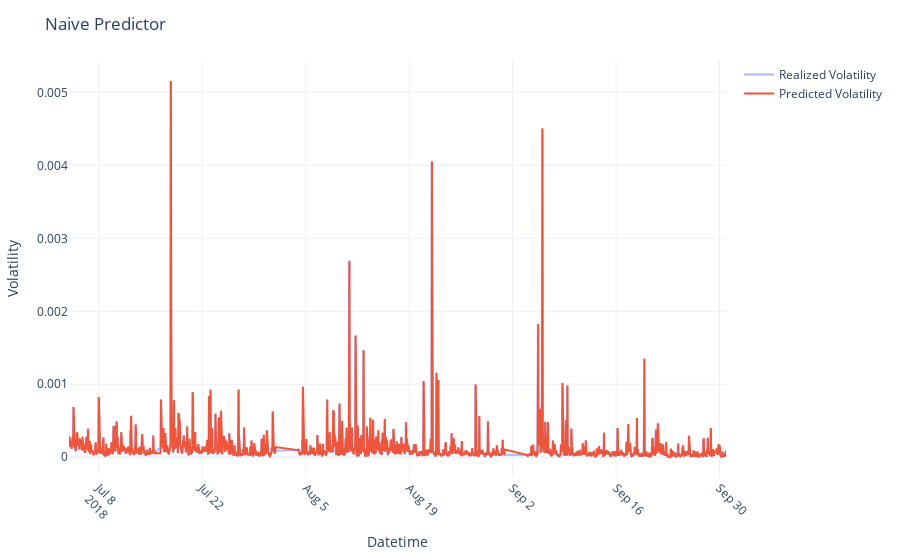

This figure's notebook cell:
### Code cell
plot_preds(preds_dataframe=naive_pred,
           model_name="Naive Predictor",
           test_vols=test_vols,
           naive=True)

### Figure 1 — Plotly figure (JSON) as saved in the notebook; plotly's stock layout.template omitted (floating-point values rounded to 4 significant figures; data arrays with more than 128 entries replaced by an {"elided": "..."} marker saying what was removed)
{"data": [{"mode": "lines", "name": "Realized Volatility", "opacity": 0.5, "type": "scatter", "x": {"elided": "1958 str values"}, "y": {"elided": "1958 float values"}}, {"mode": "lines", "name": "Predicted Volatility", "type": "scatter", "x": {"elided": "1958 str values"}, "y": {"elided": "1958 float values"}}], "layout": {"autosize": true, "margin": {"b": 60, "l": 60, "r": 30, "t": 60}, "title": {"text": "Naive Predictor"}, "xaxis": {"autorange": true, "nticks": 10, "range": ["2018-07-03 23:00", "2018-09-30 21:00"], "tickangle": 45, "title": {"text": "Datetime"}, "type": "date"}, "yaxis": {"autorange": true, "range": [-0.0002843, 0.005443], "title": {"text": "Volatility"}, "type": "linear"}}}
